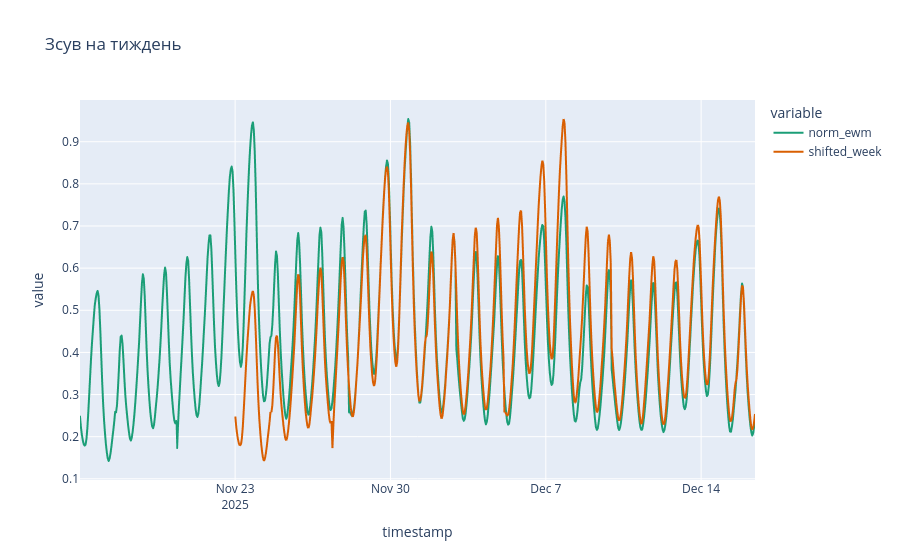

The cell this chart's notebook holds for it:
### Code cell
month_df.insert(1, 'shifted_week', month_df['norm_ewm'].shift(periods=24 * 7))

fig = px.line(
    data_frame=month_df,
    x='timestamp',
    y=['norm_ewm', 'shifted_week'],
    title='Зсув на тиждень',
    color_discrete_sequence=px.colors.qualitative.Dark2,
)
fig.show()

### Figure 1 — Plotly figure (JSON) as saved in the notebook; plotly's stock layout.template omitted (floating-point values rounded to 4 significant figures; data arrays with more than 128 entries replaced by an {"elided": "..."} marker saying what was removed)
{"data": [{"hovertemplate": "variable=norm_ewm<br>timestamp=%{x}<br>value=%{y}<extra></extra>", "legendgroup": "norm_ewm", "line": {"color": "rgb(27,158,119)", "dash": "solid"}, "marker": {"symbol": "circle"}, "mode": "lines", "name": "norm_ewm", "showlegend": true, "type": "scattergl", "x": {"elided": "731 str values"}, "xaxis": "x", "y": {"elided": "731 float values"}, "yaxis": "y"}, {"hovertemplate": "variable=shifted_week<br>timestamp=%{x}<br>value=%{y}<extra></extra>", "legendgroup": "shifted_week", "line": {"color": "rgb(217,95,2)", "dash": "solid"}, "marker": {"symbol": "circle"}, "mode": "lines", "name": "shifted_week", "showlegend": true, "type": "scattergl", "x": {"elided": "731 str values"}, "xaxis": "x", "y": {"elided": "731 float values"}, "yaxis": "y"}], "layout": {"legend": {"title": {"text": "variable"}, "tracegroupgap": 0}, "title": {"text": "Зсув на тиждень"}, "xaxis": {"anchor": "y", "domain": [0, 1], "title": {"text": "timestamp"}}, "yaxis": {"anchor": "x", "domain": [0, 1], "title": {"text": "value"}}}}
